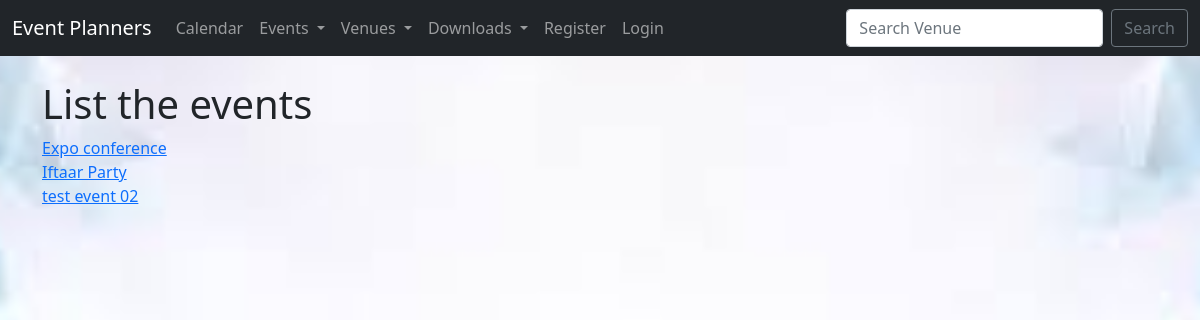
Screenshot of /venue_events/2 with the database file from the repository.
### events/models.py (models this page shows, shortened)
class Events(models.Model):
    name = models.CharField('Event Name', max_length=100)
    event_date = models.DateTimeField('Event Date')
    venue = models.ForeignKey(Venue, blank=True, null=True, on_delete=models.CASCADE)
    manager = models.ForeignKey(User, blank=True, null=True, on_delete=models.SET_NULL)
    description = models.TextField(blank=True)
    attendees = models.ManyToManyField(HotelUser, blank=True)
    approved = models.BooleanField('Approved',default=False)
    def __str__(self):
        return self.name

### events/views.py (the view)
# urls.py: path('venue_events/<venue_id>', views.venue_events, name = 'venue-events'),
def venue_events(request,venue_id):
    venue = Venue.objects.get(id=venue_id)
    events = venue.events_set.all()
    if events:
        return render(request, 'events/venue_events.html',{
        "events":events
        })
    else:
        messages.success(request, ("That Venue Has No Event At This Moment!! "))
        return redirect('admin-approval')

### events/templates/events/venue_events.html
{% extends "events/base.html" %}
{% block content %}
<h1>List the events </h1>
{% for event in events %}
<a href="{%url 'show-event' event.id %}">{{event}} </a><br>
{% endfor %}
{%endblock%}

### events/static/events/style.css (style rules this page uses)
body { background: #f4f4f4 url("images/back.jpeg") no-repeat center fixed; background-size: cover; -webkit-background-size: cover; -moz-background-size: cover; -o-background-size: cover; }

### rows the page displays
Events: name "Expo conference"
Events: name "Iftaar Party"
Events: name "test event 02"
